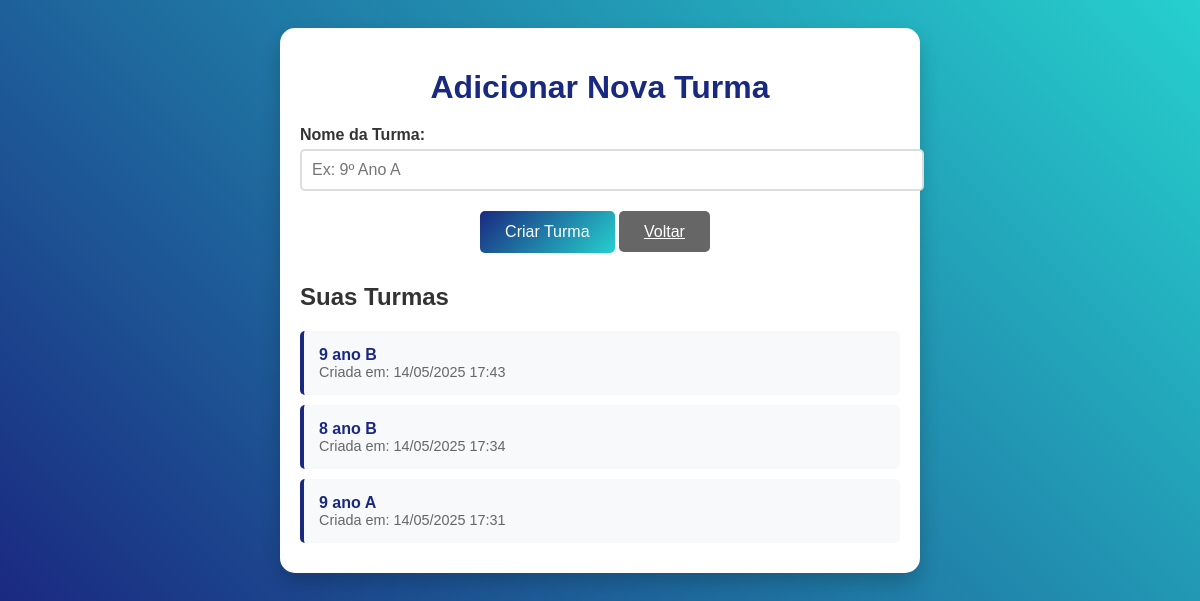
Page /adicionar_turma/ (signed in) on the committed database.
### notas/models.py (models this page shows, shortened)
class Turma(models.Model):
    nome = models.CharField(max_length=100)
    professor = models.ForeignKey(Professor, on_delete=models.CASCADE)
    data_criacao = models.DateTimeField(auto_now_add=True)

### notas/views.py (the view, shortened to what this page needs)
# urls.py: path('adicionar_turma/', adicionar_turma, name='adicionar_turma'),
@login_required
def adicionar_turma(request):
    turmas = Turma.objects.filter(professor=request.user).order_by('-data_criacao')
    return render(request, 'notas/adicionar_turma.html', {'turmas': turmas})

### notas/templates/notas/adicionar_turma.html (shortened to what this page needs)
<!DOCTYPE html>
<html lang="pt-BR">
<head>
</head>
<body>
    <div class="container">
        <h1>Adicionar Nova Turma</h1>
        <form method="POST">
            <div class="form-group">
                <label for="nome">Nome da Turma:</label>
                <input type="text" id="nome" name="nome" required placeholder="Ex: 9º Ano A">
            </div>
            <button type="submit" class="btn">Criar Turma</button>
            <a href="{% url 'adicionar_notas' %}" class="btn btn-back">Voltar</a>
        </form>
        {% if turmas %}
        <div class="turmas-list">
            <h2>Suas Turmas</h2>
            {% for turma in turmas %}
            <div class="turma-item">
                <div class="turma-nome">{{ turma.nome }}</div>
                <div class="turma-data">Criada em: {{ turma.data_criacao|date:"d/m/Y H:i" }}</div>
            </div>
            {% endfor %}
        </div>
        {% endif %}
    </div>
</body>
</html>

### notas/templates/notas/adicionar_turma.html (style rules this page uses)
body { font-family: Arial, sans-serif; text-align: center; background: linear-gradient(45deg, #1a2980, #26d0ce); color: #333; padding: 20px; }
.container { background: #fff; border-radius: 15px; box-shadow: 0 10px 20px rgba(0, 0, 0, 0.2); padding: 20px; max-width: 600px; margin: auto; }
h1 { color: #1a2980; margin-bottom: 20px; }
.form-group { margin-bottom: 20px; text-align: left; }
label { display: block; margin-bottom: 5px; color: #333; font-weight: bold; }
input[type="text"] { width: 100%; padding: 10px; border: 2px solid #ddd; border-radius: 5px; font-size: 16px; }
.btn { background: linear-gradient(135deg, #1a2980, #26d0ce); color: white; padding: 12px 25px; border: none; border-radius: 5px; cursor: pointer; font-size: 16px; transition: transform 0.3s ease; }
.btn-back { background: #666; margin-right: 10px; }
.turmas-list { margin-top: 30px; text-align: left; }
.turma-item { background: #f8f9fa; padding: 15px; margin-bottom: 10px; border-radius: 5px; border-left: 4px solid #1a2980; }
.turma-nome { font-weight: bold; color: #1a2980; }
.turma-data { color: #666; font-size: 0.9em; }

### rows in the picture
Turma: nome "9 ano B", data_criacao "14/05/2025 17:43"
Turma: nome "8 ano B", data_criacao "14/05/2025 17:34"
Turma: nome "9 ano A", data_criacao "14/05/2025 17:31"
